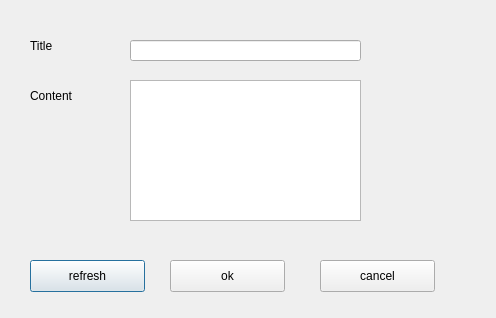
<?xml version="1.0" encoding="UTF-8"?>
<ui version="4.0">
 <class>AskDialog</class>
 <widget class="QDialog" name="AskDialog">
  <property name="geometry">
   <rect>
    <x>0</x>
    <y>0</y>
    <width>496</width>
    <height>318</height>
   </rect>
  </property>
  <property name="windowTitle">
   <string>Dialog</string>
  </property>
  <property name="styleSheet">
   <string notr="true">QDialog
{
	border-image:url(:/img/img/0008020203180562_b.png)
}</string>
  </property>
  <widget class="QLabel" name="label">
   <property name="geometry">
    <rect>
     <x>30</x>
     <y>30</y>
     <width>71</width>
     <height>31</height>
    </rect>
   </property>
   <property name="text">
    <string>Title</string>
   </property>
  </widget>
  <widget class="QLabel" name="label_2">
   <property name="geometry">
    <rect>
     <x>30</x>
     <y>80</y>
     <width>61</width>
     <height>31</height>
    </rect>
   </property>
   <property name="text">
    <string>Content</string>
   </property>
  </widget>
  <widget class="QLineEdit" name="TitleText">
   <property name="geometry">
    <rect>
     <x>130</x>
     <y>40</y>
     <width>231</width>
     <height>21</height>
    </rect>
   </property>
  </widget>
  <widget class="QTextEdit" name="ContentText">
   <property name="geometry">
    <rect>
     <x>130</x>
     <y>80</y>
     <width>231</width>
     <height>141</height>
    </rect>
   </property>
  </widget>
  <widget class="QPushButton" name="pushButton">
   <property name="geometry">
    <rect>
     <x>30</x>
     <y>260</y>
     <width>115</width>
     <height>32</height>
    </rect>
   </property>
   <property name="text">
    <string>refresh</string>
   </property>
  </widget>
  <widget class="QPushButton" name="pushButton_2">
   <property name="geometry">
    <rect>
     <x>170</x>
     <y>260</y>
     <width>115</width>
     <height>32</height>
    </rect>
   </property>
   <property name="text">
    <string>ok</string>
   </property>
  </widget>
  <widget class="QPushButton" name="pushButton_3">
   <property name="geometry">
    <rect>
     <x>320</x>
     <y>260</y>
     <width>115</width>
     <height>32</height>
    </rect>
   </property>
   <property name="text">
    <string>cancel</string>
   </property>
  </widget>
 </widget>
 <resources/>
 <connections/>
</ui>
